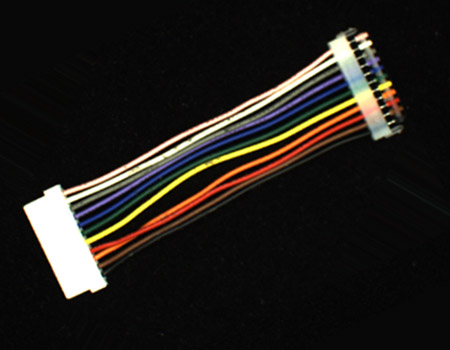
#> input picture Python/openCV/images/harness.jpg, 450 x 350 px
$ jupyter execute correct_object.ipynb
#> lines starting #> are read from the running program, lines starting #| are printed output that depends on the picture; after the words box and inside, x2 and y2 are one past the last pixel; in counts of white or black regions, pixels touching at a corner belong together
### Python/openCV/Common/hough.py
import numpy as np, math , cv2
from Common.utils import ck_time

def accumulate(image, rho, theta):
    h, w = image.shape[:2]
    rows, cols = (h + w) * 2 // rho, int( np.pi/theta)  # 누적행렬 너비, 높이
    accumulate = np.zeros((rows, cols), np.int32)    # 직선 누적행렬

    sin_cos = [(np.sin(t * theta), np.cos(t * theta)) for t in range(cols)]  # 삼각 함수값 미리 저장
    # pts = [(y, x) for x in range(w) for y in range(h) if image[y, x] > 0 ]
    pts = np.where(image > 0)

    polars = np.dot(sin_cos, pts).T            # 행렬곱으로 허프 변환 수식 계산
    polars = (polars/ rho + rows / 2)           # 해상도 변경 및 위치 조정

    for row in polars.astype(int):
       for t, r in enumerate(row):
          accumulate[r, t] += 1                     # 좌표 누적

    return accumulate

# 허프 누적 행렬의 지역 최대값 선정
def masking(accumulate, h, w, thresh):
    rows, cols = accumulate.shape[:2]
    dst = np.zeros(accumulate.shape, np.uint32)

    for y in range(0, rows, h):             # 누적행렬 조회
        for x in range(0, cols, w):
            roi = accumulate[y:y+h, x:x+w]
            _ , max, _, (x0, y0) = cv2.minMaxLoc(roi)
            dst[y+y0, x+x0] = max
    return dst

        # 임계값 이상인 누적값(직선) 선별
def select_lines(acc_dst, rho, theta, thresh):
    rows = acc_dst.shape[0]
    r, t = np.where(acc_dst>thresh)             # 임계값 이상인 좌표(세로, 가로)

    rhos = ((r - (rows / 2)) * rho)             # rho 계산
    radians = t * theta                          # theta 계산
    value = acc_dst[r,t]                        # 임계값 이상인 누적값

    idx = np.argsort(value)[::-1]       # 누적값 기준 세로 방향 내림차순 정렬
    lines = np.transpose([rhos, radians])        # ndarray 객체 생성후 전치
    lines = lines[idx, :]                          # 누적값에 다른 정렬

    return np.expand_dims(lines, axis=1)


# 허프 변환
def houghLines(src, rho, theta, thresh):
    acc_mat = accumulate(src, rho, theta)  # 허프 누적 행렬 계산
    acc_dst = masking(acc_mat, 7, 3, thresh)  # 마스킹 처리 7행,3열
    lines   = select_lines(acc_dst, rho, theta, thresh)  # 직선 가져오기
    return lines


# 검출한 직선을 원 영상에 그리기
def draw_houghLines(src, lines, nline):
    dst = cv2.cvtColor(src, cv2.COLOR_GRAY2BGR)  # 컬러 영상 변환
    min_length = min(len(lines), nline)

    for i in range(min_length):
        rho, radian = lines[i, 0, 0:2]  # 수직거리 , 각도 - 3차원 행렬임
        a, b = math.cos(radian), math.sin(radian)
        pt = (a * rho, b * rho)  # 검출 직선상의 한 좌표 계산
        delta = (-1000 * b, 1000 * a)  # 직선상의 이동 위치
        pt1 = np.add(pt, delta).astype('int')
        pt2 = np.subtract(pt, delta).astype('int')
        cv2.line(dst, tuple(pt1), tuple(pt2), (0, 255, 0), 2, cv2.LINE_AA)
    return dst

### Python/openCV/correct_object.ipynb
[cell 1]
import numpy as np, cv2
from Common.hough import *                    # 허프 변환 관련 사용자 정의 함수 포함

[cell 2]
def detect_maxObject(img):
    # 외곽선 검출 - Opnecv 4.0부터 반환값은 2개 원소 갖는 튜플
    results = cv2.findContours(img, cv2.RETR_EXTERNAL, cv2.CHAIN_APPROX_SIMPLE)
    if int(cv2.__version__[0]) >= 4:                # Opnecv 4.0은 2원소 튜플 반환
        contours = results[0]
    else:
        contours = results[1]				# OpenCV 3.x은 3원소 튜플 반환

    areas = [cv2.contourArea(c) for c in contours]
    idx = np.argsort(areas)
    max_rect = contours[idx[-1]]

    rect = cv2.boundingRect(max_rect)        # 외곽선을 모두 포함하는 사각형 반환
    rect = np.add(rect, (-10, -10, 20, 20))   # 검출 객체 사각형 크기 확대
    return rect

[cell 3]
image = cv2.imread('images/harness.jpg', cv2.IMREAD_COLOR)
#> image is the input picture: shape (350, 450, 3); mean B, G, R 26.5, 30.4, 33.7
if image is None: raise Exception("영상 파일 읽기 에러")
rho, theta = 1, np.pi / 180                             # 허프변환 거리간격, 각도간격
gray = cv2.cvtColor(image, cv2.COLOR_BGR2GRAY)          # 명암도 영상 변환
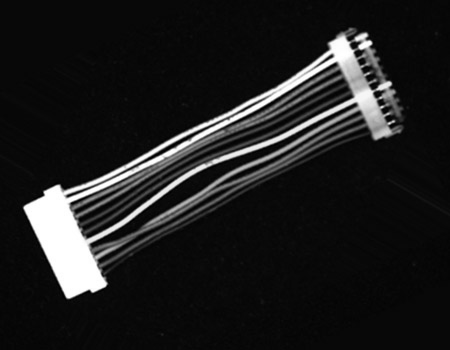
#> gray: shape (350, 450); min 0, max 255, mean 31
_, th_gray = cv2.threshold(gray, 240, 255, cv2.THRESH_BINARY) # 이진 영상 변환
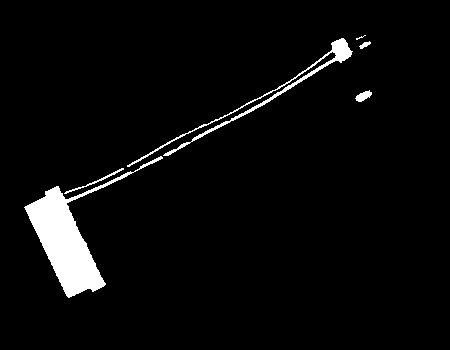
#> th_gray: shape (350, 450); 3.9% white; 6 white regions (1 under 20 px), largest, box (x1, y1, x2, y2) and area: (24, 156, 163, 298) 4532, (127, 38, 353, 167) 1376, (64, 168, 124, 194) 130, (355, 90, 372, 102) 114, (359, 41, 371, 49) 47
kernel = np.ones((3, 3), np.uint8)
morph = cv2.erode(th_gray, kernel, iterations=2)        # 침식 연산 - 2번 반복
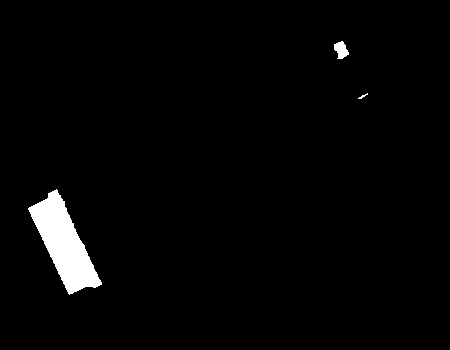
#> morph: shape (350, 450); 2.3% white; 3 white regions

[cell 4]
x, y, w, h = detect_maxObject(np.copy(morph))               # 가장 큰 객체 검출
#> in detect_maxObject, `results = cv2.findContours(img, cv2.RETR_EXTERNAL, cv2.CHAIN_APPROX_SI..`: results = 3 contours, 1 with area under 20; largest, box (x1, y1, x2, y2) and area: (28, 189, 102, 295) 3326, (334, 41, 349, 59) 150
#> in detect_maxObject, `contours = results[0]`: contours has the same summary as results
#> in detect_maxObject, `areas = [cv2.contourArea(c) for c in contours]`: areas = [3326, 9.5, 150.5]
#> in detect_maxObject, `idx = np.argsort(areas)`: idx = [1, 2, 0]
#> in detect_maxObject, `max_rect = contours[idx[-1]]`: max_rect = contour of 185 points, box (x1, y1, x2, y2) (28, 189, 102, 295), area 3326
#> in detect_maxObject, `rect = cv2.boundingRect(max_rect)`: rect = (28, 189, 74, 106)
#> in detect_maxObject, `rect = np.add(rect, (-10, -10, 20, 20))`: rect = [18, 179, 94, 126]
#> x = 18; y = 179; w = 94; h = 126
roi = th_gray[y:y+h, x:x+w]
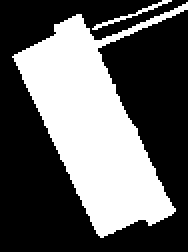
#> roi: shape (126, 94) (shown 2 times larger); 37.6% white; 2 white regions, box (x1, y1, x2, y2) and area: (6, 1, 94, 119) 4377, (46, 0, 86, 15) 76

[cell 5]
canny = cv2.Canny(roi, 40, 100)                         # 캐니 에지 검출
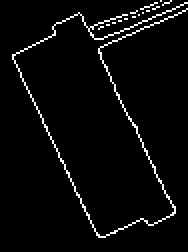
#> canny: shape (126, 94) (shown 2 times larger); 3.7% white in thin lines or dots, all inside (x1, y1, x2, y2) = (6, 0, 94, 119)
lines = houghLines(canny, rho, theta, 50)               # 허프 직선 검출
#> in accumulate, `pts = np.where(image > 0)`: pts = 435 positions, rows 0 to 118, columns 6 to 93
#> in accumulate, `polars = np.dot(sin_cos, pts).T`:
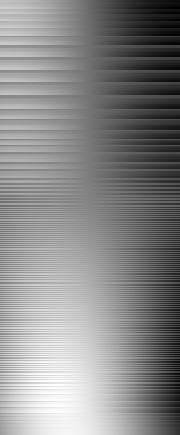
#> polars: shape (435, 180) float64; min -92.97, max 137.3, mean 30; drawn with min black and max white
#> after the loop in accumulate, `for row in polars.astype(int):`:
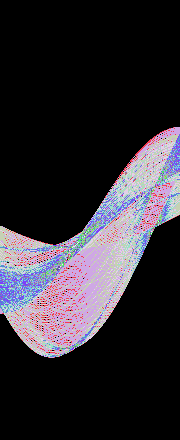
#> accumulate: shape (440, 180) int32; 48 distinct labels, from 0 to 75; one colour per label, 0 black
#> after the loop in masking, `for y in range(0, rows, h):`:
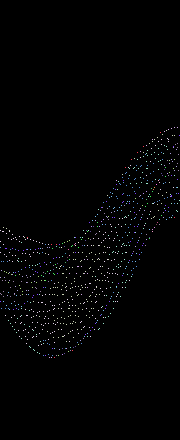
#> dst: shape (440, 180) uint32; 35 distinct labels, from 0 to 75; one colour per label, 0 black
#> in select_lines, `r, t = np.where(acc_dst>thresh)`: r = [187, 227]; t = [154, 154]
#> in select_lines, `rhos = ((r - (rows / 2)) * rho)`: rhos = [-33, 7]
#> in select_lines, `radians = t * theta`: radians = [2.69, 2.69]
#> in select_lines, `value = acc_dst[r,t]`: value = [66, 75]
#> in select_lines, `idx = np.argsort(value)[::-1]`: idx = [1, 0]
#> in select_lines, `lines = np.transpose([rhos, radians])`: lines = [[-33, 2.69], [7, 2.69]]
#> in select_lines, `lines = lines[idx, :]`: lines = [[7, 2.69], [-33, 2.69]]
#> lines = [[7, 2.69], [-33, 2.69]]
# lines = cv2.HoughLines(canny, rho, theta, 50)         # OpenCV 함수

[cell 6]
cv2.rectangle(morph, (x, y, w, h), 100, 2)                   # 큰 객체 사각형 표시
canny_line = draw_houghLines(canny, lines, 1)           # 직선 표시
#> in draw_houghLines, `min_length = min(len(lines), nline)`: min_length = 1
#> the loop in draw_houghLines, `for i in range(min_length):` made 1 pass
#> (rho, radian, a, b, pt, delta, pt1, pt2) on pass 1: (7, 2.69, -0.899, 0.438, (-6.29, 3.07), (-438.4, -898.8), [-444, -895], [432, 901])
#> after the loop in draw_houghLines, `for i in range(min_length):`:
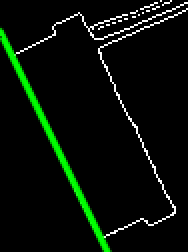
#> dst: shape (126, 94, 3) (shown 2 times larger); mean B, G, R 7.2, 15.9, 7.2

[cell 7]
angle = (np.pi - lines[0, 0, 1]) * 180 / np.pi           # 회전 각도 계산
#> angle = 26
h, w = image.shape[:2]
#> h = 350; w = 450
center = (w//2, h//2)                           # 입력 영상의 중심점
#> center = (225, 175)
rot_map = cv2.getRotationMatrix2D(center, -angle, 1)    # 반대방향 회전 행렬 계산
#> rot_map = [[0.899, -0.438, 99.49], [0.438, 0.899, -80.92]]
dst = cv2.warpAffine(image, rot_map, (w, h), cv2.INTER_LINEAR)  # 역회전 수행
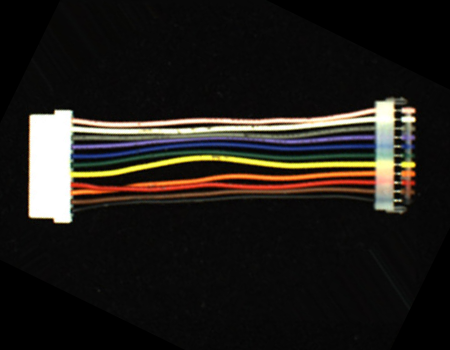
#> dst: shape (350, 450, 3); mean B, G, R 25.3, 29.3, 32.5

[cell 8]
cv2.imshow("image", image)
cv2.imshow("morph", morph)
cv2.imshow("line_detect", canny_line)
cv2.resizeWindow("line_detect", 250, canny_line.shape[0])
cv2.imshow("dst", dst)
cv2.waitKey(0)
cv2.destroyAllWindows()
